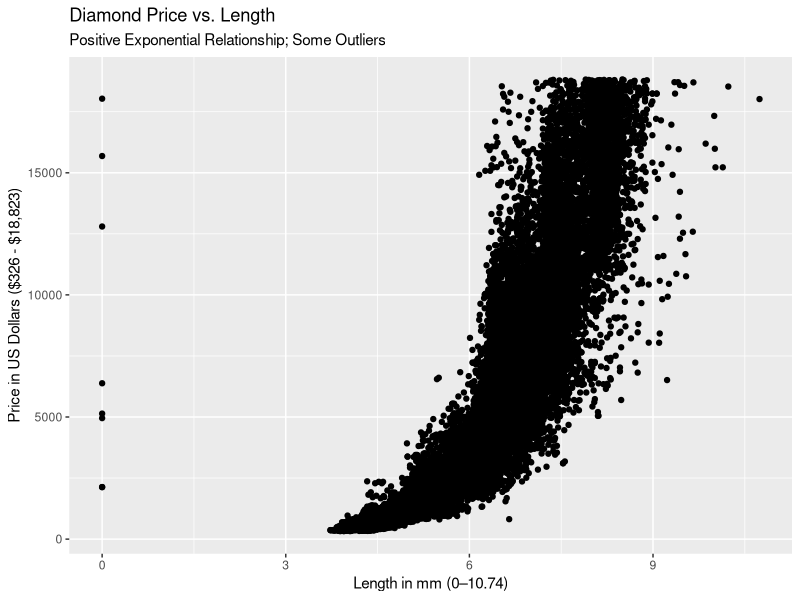
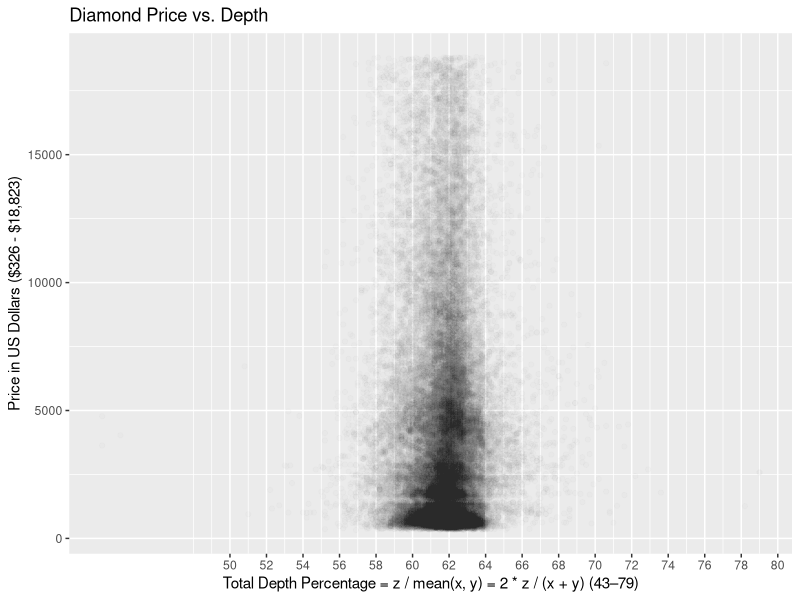
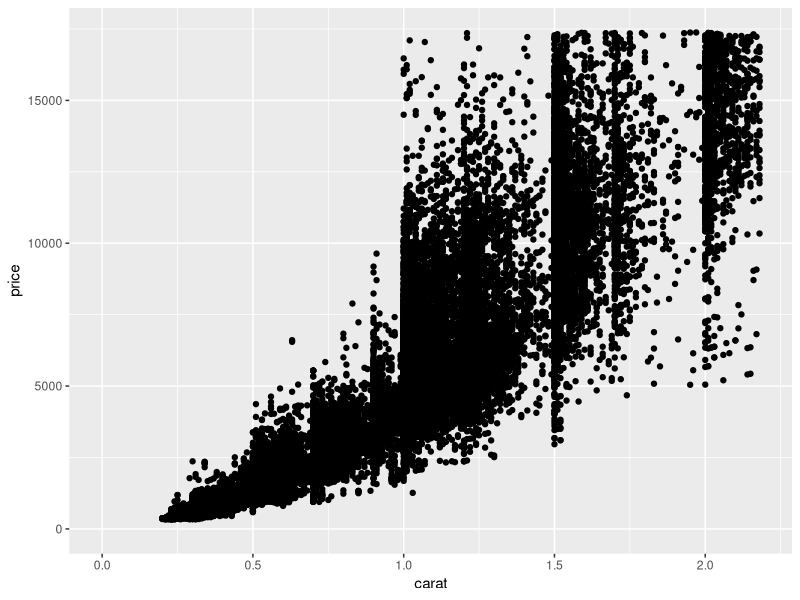
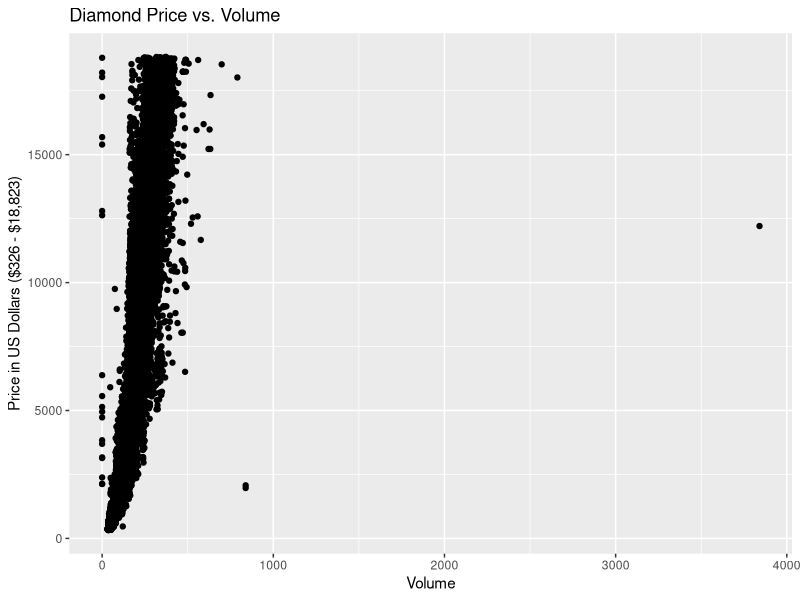
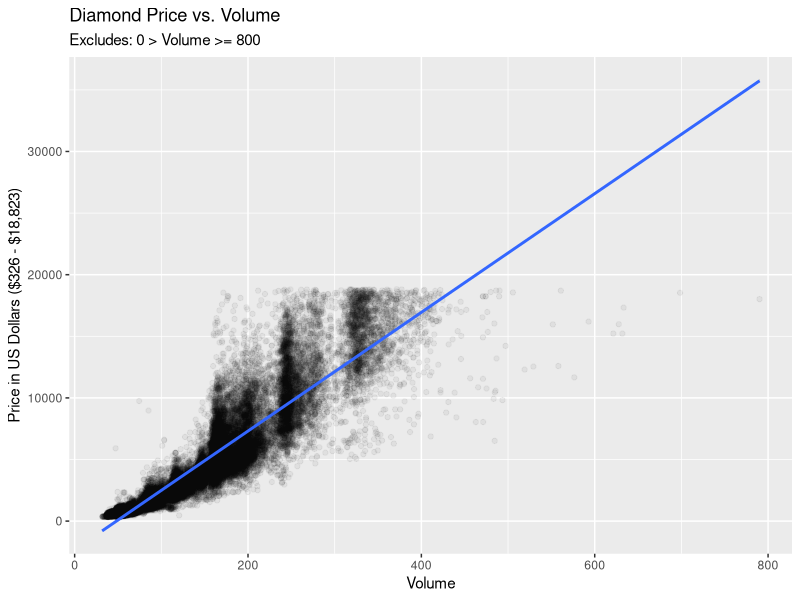
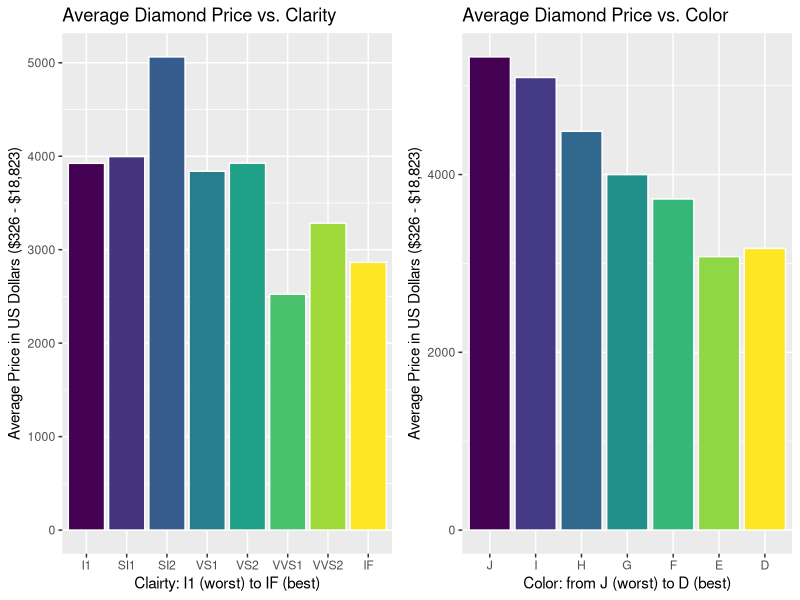

These charts were generated, in order, by the following R code:
## ---- chunk 1
knitr::opts_chunk$set(fig.width=12, fig.height=8, fig.path='Figs/',
                      warning=FALSE, message=FALSE)
library(ggplot2)
library(dplyr)
library(gridExtra)

## ---- chunk 2
ggplot(aes(x = x, y = price), data = diamonds) +
  geom_point() +
  xlab("Length in mm (0–10.74)") +
  ylab("Price in US Dollars ($326 - $18,823)") +
  ggtitle("Diamond Price vs. Length", subtitle = "Positive Exponential Relationship; Some Outliers")

## ---- chunk 3
# Price vs. x
cor.test(diamonds$price, diamonds$x)

# Price vs. y
cor.test(diamonds$price, diamonds$y)

# Price vs. z
cor.test(diamonds$price, diamonds$z)

## ---- chunk 4
ggplot(aes(x = depth, y = price), data = diamonds) +
  geom_point(alpha = 1/100) +
  xlab("Total Depth Percentage = z / mean(x, y) = 2 * z / (x + y) (43–79)") +
  ylab("Price in US Dollars ($326 - $18,823)") +
  ggtitle("Diamond Price vs. Depth") +
  scale_x_continuous(breaks = seq(50, 80, 2))

## ---- chunk 5
cor.test(diamonds$price, diamonds$depth)

## ---- chunk 6
ggplot(aes(x = carat, y = price), data = diamonds) +
  geom_point() +
  xlim(0, quantile(diamonds$carat, 0.99)) +
  ylim(0, quantile(diamonds$price, 0.99))

## ---- chunk 7
diamonds$volume <- with(diamonds, x * y * z)

ggplot(aes(x = volume, y = price), data = diamonds) +
  geom_point() +
  xlab("Volume") +
  ylab("Price in US Dollars ($326 - $18,823)") +
  ggtitle("Diamond Price vs. Volume")

## ---- chunk 8
with(subset(diamonds, volume > 0 & volume < 800), 
            cor.test(price, volume))

## ---- chunk 9
ggplot(aes(x = volume, y = price), 
       data = subset(diamonds, volume > 0 & volume < 800)) +
  xlab("Volume") +
  ylab("Price in US Dollars ($326 - $18,823)") +
  ggtitle("Diamond Price vs. Volume", subtitle = "Excludes: 0 > Volume >= 800") +
  geom_point(alpha = 0.05) +
  geom_smooth(method = "lm")

## ---- chunk 10
diamondsByClarity <- diamonds %>%
  group_by(clarity) %>%
  summarise(mean_price = mean(price),
            median_price = median(price),
            min_price = min(price),
            max_price = max(price),
            n = n()) %>%
  arrange(clarity)

## ---- chunk 11
diamonds_mp_by_clarity <- diamonds %>%
  group_by(clarity) %>%
  summarise(mean_price = mean(price)) %>%
  arrange(clarity)

diamonds_mp_by_color <- diamonds %>%
  group_by(color) %>%
  summarise(mean_price = mean(price)) %>%
  arrange(color)

diamonds_mp_by_color$color <- factor(diamonds_mp_by_color$color, 
                                     levels = c("J", "I", "H", "G", "F", "E", "D"))
diamonds_mp_by_clarity$clarity <- factor(diamonds_mp_by_clarity$clarity, 
                                     levels = c("I1", "SI1", "SI2", "VS1", "VS2", "VVS1", "VVS2", "IF" ))

plot1 <- ggplot(aes(x = clarity, y = mean_price, fill = clarity), data = diamonds_mp_by_clarity) +
  xlab("Clairty: I1 (worst) to IF (best)") +
  ylab("Average Price in US Dollars ($326 - $18,823)") +
  ggtitle("Average Diamond Price vs. Clarity") +
  geom_bar(colour = "white", stat = "identity") +
  guides(fill = FALSE)

plot2 <- ggplot(aes(x = color, y = mean_price, fill = color), data = diamonds_mp_by_color) +
  xlab("Color: from J (worst) to D (best)") +
  ylab("Average Price in US Dollars ($326 - $18,823)") +
  ggtitle("Average Diamond Price vs. Color") +
  geom_bar(colour = "white", stat = "identity") +
  guides(fill = FALSE)

grid.arrange(plot1, plot2, nrow = 1)

## ---- chunk 12



